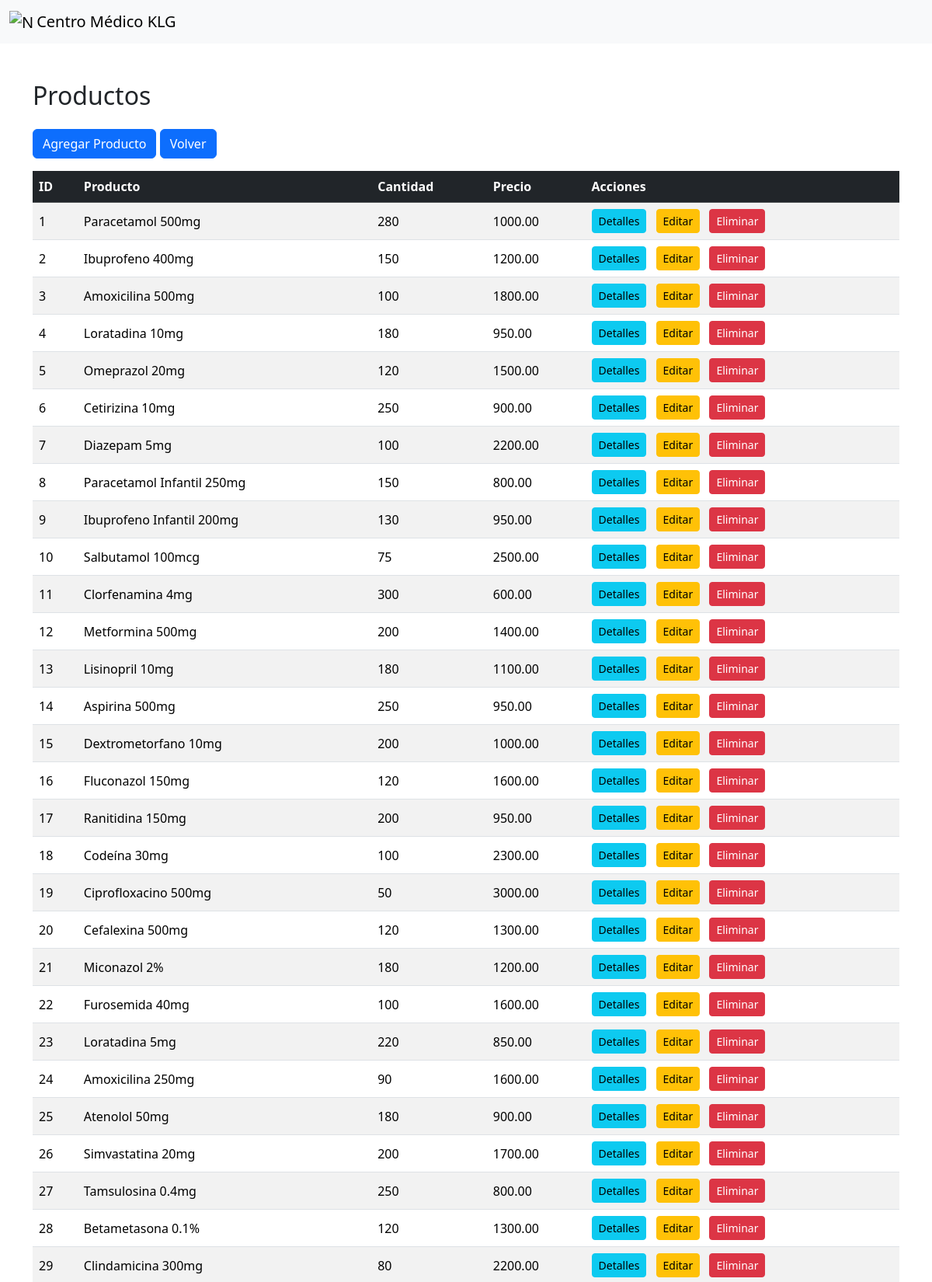
/productos/ (upper part), run on the app's committed database.
### App/models.py (models this page shows, shortened)
class Productos(models.Model):
    id_producto = models.AutoField(primary_key=True)
    nombre_producto = models.CharField(max_length=255, blank=True, null=True)
    cantidad = models.IntegerField(blank=True, null=True)
    precio_producto = models.DecimalField(max_digits=10, decimal_places=2, blank=True, null=True)

### App/views.py (the view)
# urls.py: path('productos/', views.productos_list, name='productos_list'),
def productos_list(request):
    productos = Productos.objects.all()
    return render(request, 'App/productos_list.html', {'productos_list': productos})

### App/templates/App/productos_list.html (shortened to what this page needs)
{% extends "layout/base.html" %}
{% block content %}
<div class="container mt-5">
  <h2 class="mb-4">Productos</h2>
  <a href="{% url 'productos_new' %}" class="btn btn-primary mb-3">Agregar Producto</a>
  <a href="{% url 'admin_menu' %}" class="btn btn-primary mb-3">Volver</a>
  <div class="table-responsive">
    <table class="table table-striped align-middle">
      <thead class="table-dark">
        <tr>
          <th scope="col">ID</th>
          <th scope="col">Producto</th>
          <th scope="col">Cantidad</th>
          <th scope="col">Precio</th>
          <th scope="col">Acciones</th>
        </tr>
      </thead>
      <tbody>
        {% for producto in productos_list %}
        <tr>
          <td>{{ producto.id_producto }}</td>
          <td>{{ producto.nombre_producto }}</td>
          <td>{{ producto.cantidad }}</td>
          <td>{{ producto.precio_producto }}</td>
          <td>
            <a href="{% url 'productos_detail' producto.pk %}" class="btn btn-info btn-sm me-2">Detalles</a>
            <a href="{% url 'productos_edit' producto.pk %}" class="btn btn-warning btn-sm me-2">Editar</a>
            <form action="{% url 'productos_delete' producto.pk %}" method="post" class="d-inline">
              <button type="submit" class="btn btn-danger btn-sm">Eliminar</button>
            </form>
          </td>
        </tr>
        {% endfor %}
      </tbody>
    </table>
  </div>
</div>
{% endblock %}

### data on the page
Productos: id_producto "1", nombre_producto "Paracetamol 500mg", cantidad "280", precio_producto "1000.00"
Productos: id_producto "2", nombre_producto "Ibuprofeno 400mg", cantidad "150", precio_producto "1200.00"
Productos: id_producto "3", nombre_producto "Amoxicilina 500mg", cantidad "100", precio_producto "1800.00"
Productos: id_producto "4", nombre_producto "Loratadina 10mg", cantidad "180", precio_producto "950.00"
Productos: id_producto "5", nombre_producto "Omeprazol 20mg", cantidad "120", precio_producto "1500.00"
Productos: id_producto "6", nombre_producto "Cetirizina 10mg", cantidad "250", precio_producto "900.00"
Productos: id_producto "7", nombre_producto "Diazepam 5mg", cantidad "100", precio_producto "2200.00"
Productos: id_producto "8", nombre_producto "Paracetamol Infantil 250mg", cantidad "150", precio_producto "800.00"
Productos: id_producto "9", nombre_producto "Ibuprofeno Infantil 200mg", cantidad "130", precio_producto "950.00"
Productos: id_producto "10", nombre_producto "Salbutamol 100mcg", cantidad "75", precio_producto "2500.00"
Productos: id_producto "11", nombre_producto "Clorfenamina 4mg", cantidad "300", precio_producto "600.00"
Productos: id_producto "12", nombre_producto "Metformina 500mg", cantidad "200", precio_producto "1400.00"
Productos: id_producto "13", nombre_producto "Lisinopril 10mg", cantidad "180", precio_producto "1100.00"
Productos: id_producto "14", nombre_producto "Aspirina 500mg", cantidad "250", precio_producto "950.00"
Productos: id_producto "15", nombre_producto "Dextrometorfano 10mg", cantidad "200", precio_producto "1000.00"
Productos: id_producto "16", nombre_producto "Fluconazol 150mg", cantidad "120", precio_producto "1600.00"
Productos: id_producto "17", nombre_producto "Ranitidina 150mg", cantidad "200", precio_producto "950.00"
Productos: id_producto "18", nombre_producto "Codeína 30mg", cantidad "100", precio_producto "2300.00"
Productos: id_producto "19", nombre_producto "Ciprofloxacino 500mg", cantidad "50", precio_producto "3000.00"
Productos: id_producto "20", nombre_producto "Cefalexina 500mg", cantidad "120", precio_producto "1300.00"
Productos: id_producto "21", nombre_producto "Miconazol 2%", cantidad "180", precio_producto "1200.00"
Productos: id_producto "22", nombre_producto "Furosemida 40mg", cantidad "100", precio_producto "1600.00"
Productos: id_producto "23", nombre_producto "Loratadina 5mg", cantidad "220", precio_producto "850.00"
Productos: id_producto "24", nombre_producto "Amoxicilina 250mg", cantidad "90", precio_producto "1600.00"
Productos: id_producto "25", nombre_producto "Atenolol 50mg", cantidad "180", precio_producto "900.00"
Productos: id_producto "26", nombre_producto "Simvastatina 20mg", cantidad "200", precio_producto "1700.00"
Productos: id_producto "27", nombre_producto "Tamsulosina 0.4mg", cantidad "250", precio_producto "800.00"
Productos: id_producto "28", nombre_producto "Betametasona 0.1%", cantidad "120", precio_producto "1300.00"
Productos: id_producto "29", nombre_producto "Clindamicina 300mg", cantidad "80", precio_producto "2200.00"
